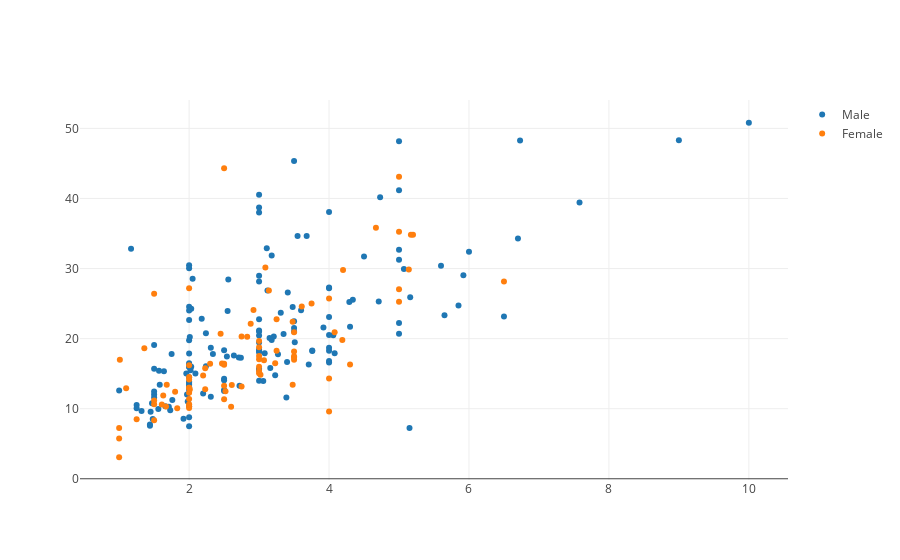

Notebook code cell kept with this figure:
### Markdown cell above
What if we want to make different colors per item grouping?

In this case, we can create multiple dicts of data in a list comprehension:

### Code cell
#two dictionaries via list comprehension male and female
data = [{'x':tips['tip'][tips['sex']==sex],\
         'y':tips['total_bill'][tips['sex']==sex],\
         'name':sex,\
        'mode':'markers'} for sex in ['Male', 'Female']]

pyo.iplot(data)

### Figure 1 — Plotly figure (JSON) as saved in the notebook; plotly's stock layout.template omitted (floating-point values rounded to 4 significant figures; data arrays with more than 128 entries replaced by an {"elided": "..."} marker saying what was removed)
{"data": [{"mode": "markers", "name": "Male", "type": "scatter", "uid": "93193df3-2624-4737-8b79-f0de347aca38", "x": {"elided": "157 float values"}, "y": {"elided": "157 float values"}}, {"mode": "markers", "name": "Female", "type": "scatter", "uid": "82e82ee6-e80d-4dce-88cb-dea0dc0b8bca", "x": [1.01, 3.61, 5, 3.02, 1.67, 3.5, 2.75, 2.23, 3, 3, 2.45, 3.07, 2.6, 5.2, 1.5, 2.47, 1, 3, 3.14, 5, 2.2, 1.83, 5.17, 1, 4.3, 3.25, 2.5, 3, 2.5, 3.48, 4.08, 4, 1, 4, 3.5, 1.5, 1.8, 2.92, 1.68, 2.52, 4.2, 2, 2, 2.83, 1.5, 2, 3.25, 1.25, 2, 2, 2.75, 3.5, 5, 2.3, 1.5, 1.36, 1.63, 5.14, 3.75, 2.61, 2, 3, 1.61, 2, 4, 3.5, 3.5, 4.19, 5, 2, 2.01, 2, 2.5, 3.23, 2.23, 2.5, 6.5, 1.1, 3.09, 3.48, 3, 2.5, 2, 2.88, 4.67, 2, 3], "y": [16.99, 24.59, 35.26, 14.83, 10.33, 16.97, 20.29, 15.77, 19.65, 15.06, 20.69, 16.93, 10.29, 34.81, 26.41, 16.45, 3.07, 17.07, 26.86, 25.28, 14.73, 10.07, 34.83, 5.75, 16.32, 22.75, 11.35, 15.38, 44.3, 22.42, 20.92, 14.31, 7.25, 25.71, 17.31, 10.65, 12.43, 24.08, 13.42, 12.48, 29.8, 14.52, 11.38, 20.27, 11.17, 12.26, 18.26, 8.51, 10.33, 14.15, 13.16, 17.47, 27.05, 16.43, 8.35, 18.64, 11.87, 29.85, 25, 13.39, 16.21, 17.51, 10.59, 10.63, 9.6, 20.9, 18.15, 19.81, 43.11, 13, 12.74, 13, 16.4, 16.47, 12.76, 13.27, 28.17, 12.9, 30.14, 13.42, 15.98, 16.27, 10.09, 22.12, 35.83, 27.18, 18.78]}], "layout": {}}
